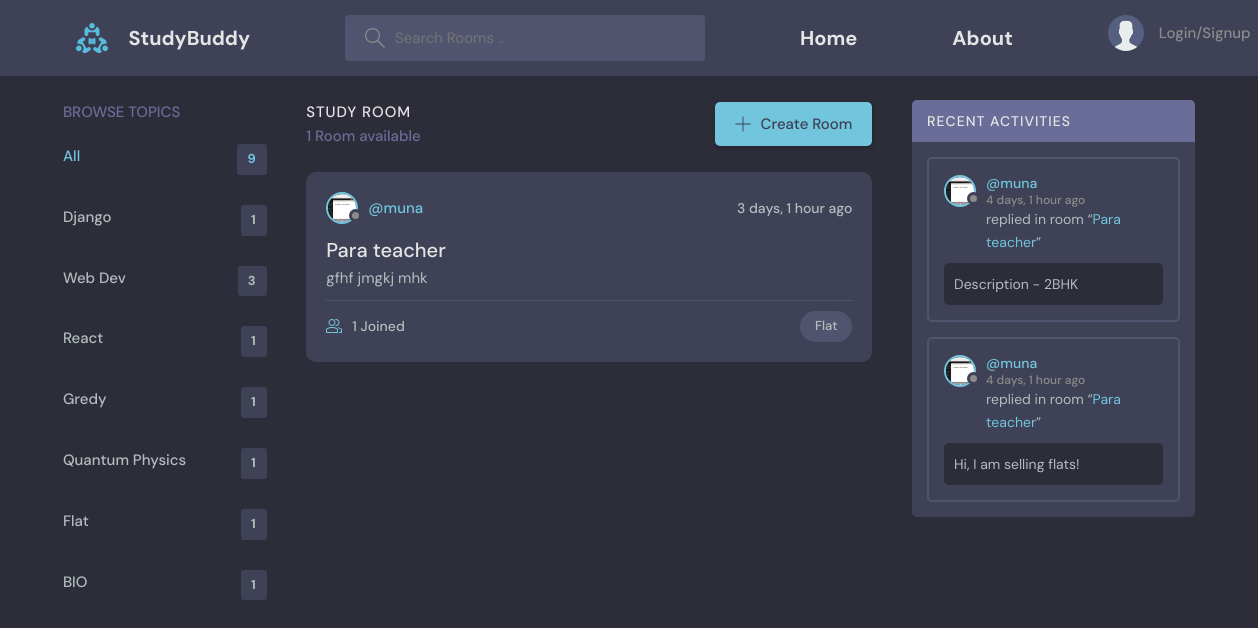
Page /?q=Flat on the earlier database version.
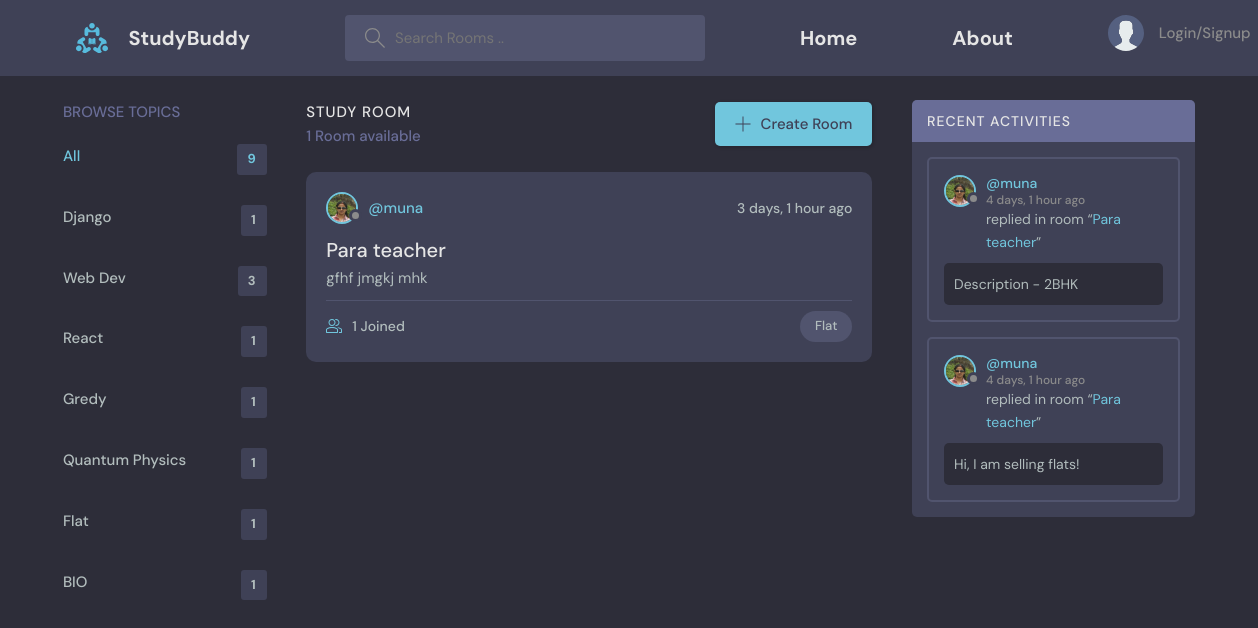
Same page on the later database version.
### bas/models.py (models this page shows)
class Profile(models.Model):
    user = models.OneToOneField(User, null=True, on_delete=models.CASCADE)
    bio = models.TextField(null=True)
    avatar = models.ImageField(null=True, default="avatar.svg")

### bas/views.py (the view)
# urls.py: path('', views.home, name="home"),
def home(request):
    q = request.GET.get('q') if request.GET.get('q')!=None else ''
    rooms = Room.objects.filter(
        Q(topic__name__icontains=q) |
        Q(name__icontains=q) |
        Q(description__icontains=q) |
        Q(host__username__icontains=q)
    )
    topics = Topic.objects.all()
    messg = Message.objects.filter(room__in=rooms)
    Topics = []
    for topic in topics:
        cnt = Room.objects.filter(
        Q(topic__name=topic.name)).count()
        if(cnt > 0):
            Topics.append({'topic' : topic, 'count' : cnt})
    users = User.objects.all()
    Profiles = Profile.objects.all()
    content = {'Rooms':rooms, 'Topics' : Topics,
               'total_room':Room.objects.all().count, 'Messages' : messg, 'Profiles' : Profiles}
    return render(request, 'bas/home.html', content)

### bas/models.py (called while the page is built)
    def __str__(self):
        return self.name

    def __str__(self):
        return self.description[:20]

    def __str__(self):
        return self.body[:50]

### bas/templates/bas/home.html
{% extends 'main.html' %}
{% block content %}
<main class="layout layout--3">
  <div class="container">
    <div>
      {% url 'home' as the_url %}
      {% include 'bas/topics.html' with link=the_url %}
    </div>
      {% include 'bas/feed.html' %}
      {% include 'bas/activity.html' with page='home' %}
  </div>
</main>
{% endblock %}

### bas/templates/bas/feed.html (shortened to what this page needs)
<div class="roomList">
    <div class="roomList__header">
      <div>
        <h2>Study Room</h2>
        <p>{{Rooms.count}} Room{% if Rooms.count > 1 %}s{% endif %} available</p>
      </div>
      {% if page == home %}
      <a class="btn btn--main" href="{% url 'createRoom' %}">
        <svg version="1.1" xmlns="http://www.w3.org/2000/svg" width="32" height="32" viewBox="0 0 32 32">
          <title>add</title>
          <path
            d="M16.943 0.943h-1.885v14.115h-14.115v1.885h14.115v14.115h1.885v-14.115h14.115v-1.885h-14.115v-14.115z"
          ></path>
        </svg>
        Create Room
      </a>
      {% endif %}
    </div>
    {% for room in Rooms%}
    <div class="roomListRoom">
      <div class="roomListRoom__header">
        <a href="{% url 'userProfile' room.host.id %}" class="roomListRoom__author">
          <div class="avatar avatar--small">
            {% include 'bas/profile_image.html' with user_id=room.host.id %}
          </div>
          <span>@{{room.host.username}}</span>
        </a>
        <div class="roomListRoom__actions">
          <span>{{room.updated|timesince}} ago</span>
        </div>
      </div>
      <div class="roomListRoom__content">
        <a href="{% url 'Room' room.id %}">{{room.name}}</a>
        <p>
          {{room}}
        </p>
      </div>
      <div class="roomListRoom__meta">
        <a href="{% url 'Room' room.id %}" class="roomListRoom__joined">
          {{room.participants.count}} Joined
        </a>
        <p class="roomListRoom__topic">{{room.topic}}</p>
      </div>
    </div>
    {% endfor %}
  </div>

### bas/templates/bas/profile_image.html
{% for profile in Profiles%}
{% if profile.user.id == user_id %}
<img src="{{profile.avatar.url}}" />
{% endif %}
{% endfor %}

### bas/templates/bas/activity.html (shortened to what this page needs)
<div class="activities">
    <div class="activities__header">
      <h2>Recent Activities</h2>
    {% for m in Messages %}
    </div>
        <div class="activities__box">
        <div class="activities__boxHeader roomListRoom__header">
            <a href="{% url 'userProfile' m.user.id %}" class="roomListRoom__author">
            <div class="avatar avatar--small">
                {% include 'bas/profile_image.html' with user_id=m.user.id %}
            </div>
            <p>
                @{{m.user.username}}
                <span>{{m.created|timesince}} ago</span>
            </p>
            </a>
        </div>
        <div class="activities__boxContent">
            <p>replied in room “<a href="{% url 'Room' m.room.id %}">{{m.room.name}}</a>”</p>
            <div class="activities__boxRoomContent">
            {{m}}
            </div>
        </div>
    {% endfor %}
    </div>
</div>

Differences in the rows shown:
removed Profile: avatar (picture)
added Profile: avatar (picture)
